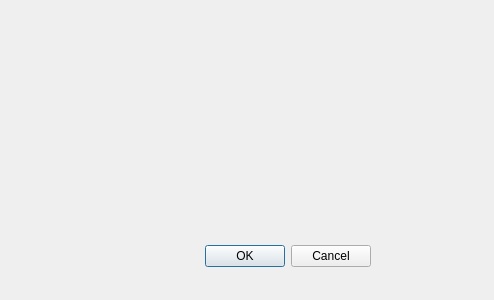
<?xml version="1.0" encoding="UTF-8"?>
<ui version="4.0">
 <class>Dialog</class>
 <widget class="QDialog" name="Dialog">
  <property name="geometry">
   <rect>
    <x>0</x>
    <y>0</y>
    <width>494</width>
    <height>300</height>
   </rect>
  </property>
  <property name="windowTitle">
   <string>Teste Abrindo um Formulário Comum</string>
  </property>
  <widget class="QDialogButtonBox" name="buttonBox">
   <property name="geometry">
    <rect>
     <x>30</x>
     <y>240</y>
     <width>341</width>
     <height>32</height>
    </rect>
   </property>
   <property name="orientation">
    <enum>Qt::Horizontal</enum>
   </property>
   <property name="standardButtons">
    <set>QDialogButtonBox::Cancel|QDialogButtonBox::Ok</set>
   </property>
  </widget>
 </widget>
 <resources/>
 <connections>
  <connection>
   <sender>buttonBox</sender>
   <signal>accepted()</signal>
   <receiver>Dialog</receiver>
   <slot>accept()</slot>
   <hints>
    <hint type="sourcelabel">
     <x>248</x>
     <y>254</y>
    </hint>
    <hint type="destinationlabel">
     <x>157</x>
     <y>274</y>
    </hint>
   </hints>
  </connection>
  <connection>
   <sender>buttonBox</sender>
   <signal>rejected()</signal>
   <receiver>Dialog</receiver>
   <slot>reject()</slot>
   <hints>
    <hint type="sourcelabel">
     <x>316</x>
     <y>260</y>
    </hint>
    <hint type="destinationlabel">
     <x>286</x>
     <y>274</y>
    </hint>
   </hints>
  </connection>
 </connections>
</ui>
